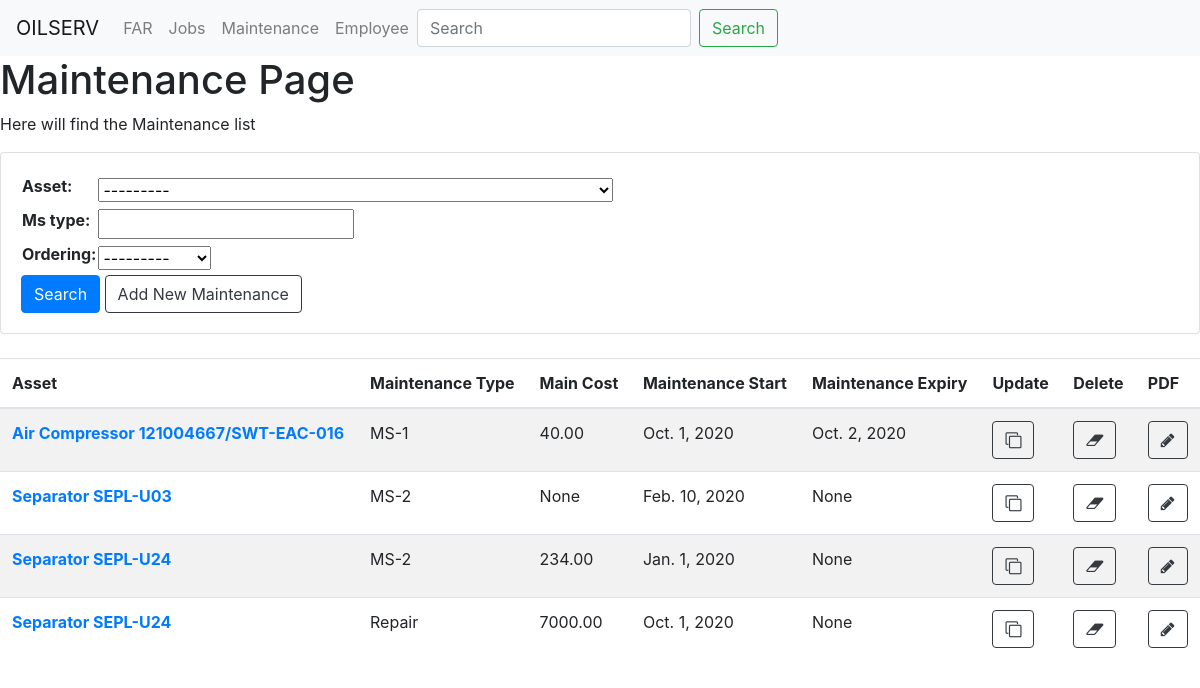
/Maintenance/, run on the app's committed database.
### Maintenance/models.py (models this page shows, shortened)
class MaintenanceDB(models.Model):
    main_date_start = models.DateField( null=True)
    ms_type= models.CharField(max_length=20, null=True)
    main_date_end = models.DateField(blank=True, null=True)
    main_cost = models.DecimalField(max_digits=8, null=True,decimal_places=2,blank=True)
    expiry_date = models.DateField(blank=True, null=True)
    asset = models.ForeignKey(FAR_DB,on_delete=models.CASCADE)
    description = models.CharField(max_length=900, null=True,blank=True)

### FAR/models.py (models this page shows, shortened)
class FAR_DB(models.Model):
    asset_num = models.CharField(max_length=200,unique=True, blank=False)
    serial_num = models.CharField(max_length=200,unique=True,blank=True)
    description = models.CharField(max_length=800, null=True,blank=True)
    BU = models.CharField(max_length=4,null=True,blank=True)
    BL = models.CharField(max_length=4,null=True,blank=True)
    asset_life = models.IntegerField(null=True,blank=True)
    acquisition_cost  = models.DecimalField(max_digits=10, decimal_places=2,null=True,blank=True)
    tot_dep_value  = models.DecimalField(max_digits=10, decimal_places=2,null=True,blank=True)
    nbv  = models.DecimalField(max_digits=10, decimal_places=2,null=True,blank=True)
    acquisition_date  = models.DateField(null=True,blank=True)
    equ_type = models.CharField(max_length=200,null=True,blank=True)
    temp_location = models.CharField(max_length=200, blank=True,null=True)
    def __str__(self):
        return '%s %s'% (self.equ_type ,self.serial_num )
    class Meta:
        ordering = ['equ_type']

### Maintenance/views.py (the view)
# urls.py: path('', views.MaintenanceHomePage.as_view(), name='maintenance'),
class MaintenanceHomePage(ListView):
    template_name = 'Maintenance/maintenance_page.html'
    queryset = MaintenanceDB.objects.all()
    context_object_name = 'main_all'
    def get_context_data(self, **kwargs):
        context = super().get_context_data(**kwargs)
        context['filter'] = Maintenancefilter(self.request.GET, queryset=self.queryset)
        return context

### Maintenance/templates/Maintenance/maintenance_page.html
{% extends 'base.html' %}
{% block body_block %}
<h1>Maintenance Page</h1>
<p>Here will find the Maintenance list </p>
<div class="row">
	<div class="col">
		<div class="card card-body" >
			<form  method="GET" >
				<table>
					{{ filter.form.as_table}}
				</table>
				<button type="submit" class="btn btn-primary" >Search</button>
				<a class="btn btn-outline-dark" href="{% url 'maintenance_new' %}">Add New Maintenance</a>
			</form>
		</div>
	</div>
</div>
<br>
<table class="table table-striped">
	<thead>
		<tr>
			<th scope="col">Asset</th>
			<th scope="col">Maintenance Type</th>
			<th scope="col">Main Cost</th>
			<th scope="col">Maintenance Start</th>
			<th scope="col">Maintenance Expiry</th>
			<th scope="col">Update</th>
			<th scope="col">Delete</th>
			<th scope="col">PDF</th>
		</tr>
	</thead>
	<tbody>
		{% for fa in filter.qs %}
		<tr>
			<th scope="row"> <a href="{% url 'maintenance_detail' pk=fa.pk  %}">{{ fa.asset }}</a></th>
			<td>{{ fa.ms_type  }}</td>
			<td>{{ fa.main_cost  }}</td>
			<td>{{ fa.main_date_start }}</td>
			<td>{{ fa.main_date_end }}</td>
			<td><a href="{% url 'maintenance_update' pk=fa.pk  %}" class="btn btn-outline-dark"><span class="fa fa-clone"></a></td>
			<td><a href="{% url 'maintenance_delete' pk=fa.pk  %}"class="btn btn-outline-dark"><span class="fa fa-eraser"></a></td>
			<td><a href="{% url 'pdf_maintenance_view' pk=fa.pk  %}"class="btn btn-outline-dark"><span class="fa fa-pencil"></a></td>
		</tr>
		{% endfor %}
	</tbody>
</table >
{% endblock %}

### data on the page
MaintenanceDB: asset "Air Compressor 121004667/SWT-EAC-016", ms_type "MS-1", main_cost "40.00", main_date_start "Oct. 1, 2020", main_date_end "Oct. 2, 2020"
MaintenanceDB: asset "Separator SEPL-U03", ms_type "MS-2", main_cost "None", main_date_start "Feb. 10, 2020", main_date_end "None"
MaintenanceDB: asset "Separator SEPL-U24", ms_type "MS-2", main_cost "234.00", main_date_start "Jan. 1, 2020", main_date_end "None"
MaintenanceDB: asset "Separator SEPL-U24", ms_type "Repair", main_cost "7000.00", main_date_start "Oct. 1, 2020", main_date_end "None"
